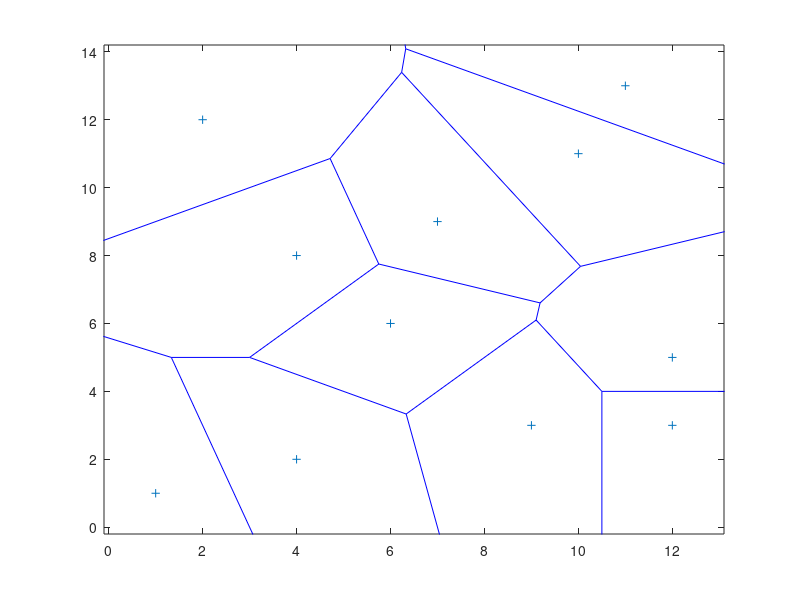

The MATLAB script that drew this image:
clc;
clear;
close all;


pts = [1,1;
    6,6;
    12,3;
    4,8;
    7,9;
    9,3;
    11,13;
    12,5;
    2,12;
    10,11;
    4,2
    ];

a = voronoi(pts(:,1),pts(:,2))


% make uniform grid.....dont try centroid of cell....try grid itself...
%     if grid doesnt work,then go for centroid idea
% use simple distance method to get fav pt....group them...
%     get x_avg....y_avg....that is new pt ...replace that pt and try voronoi